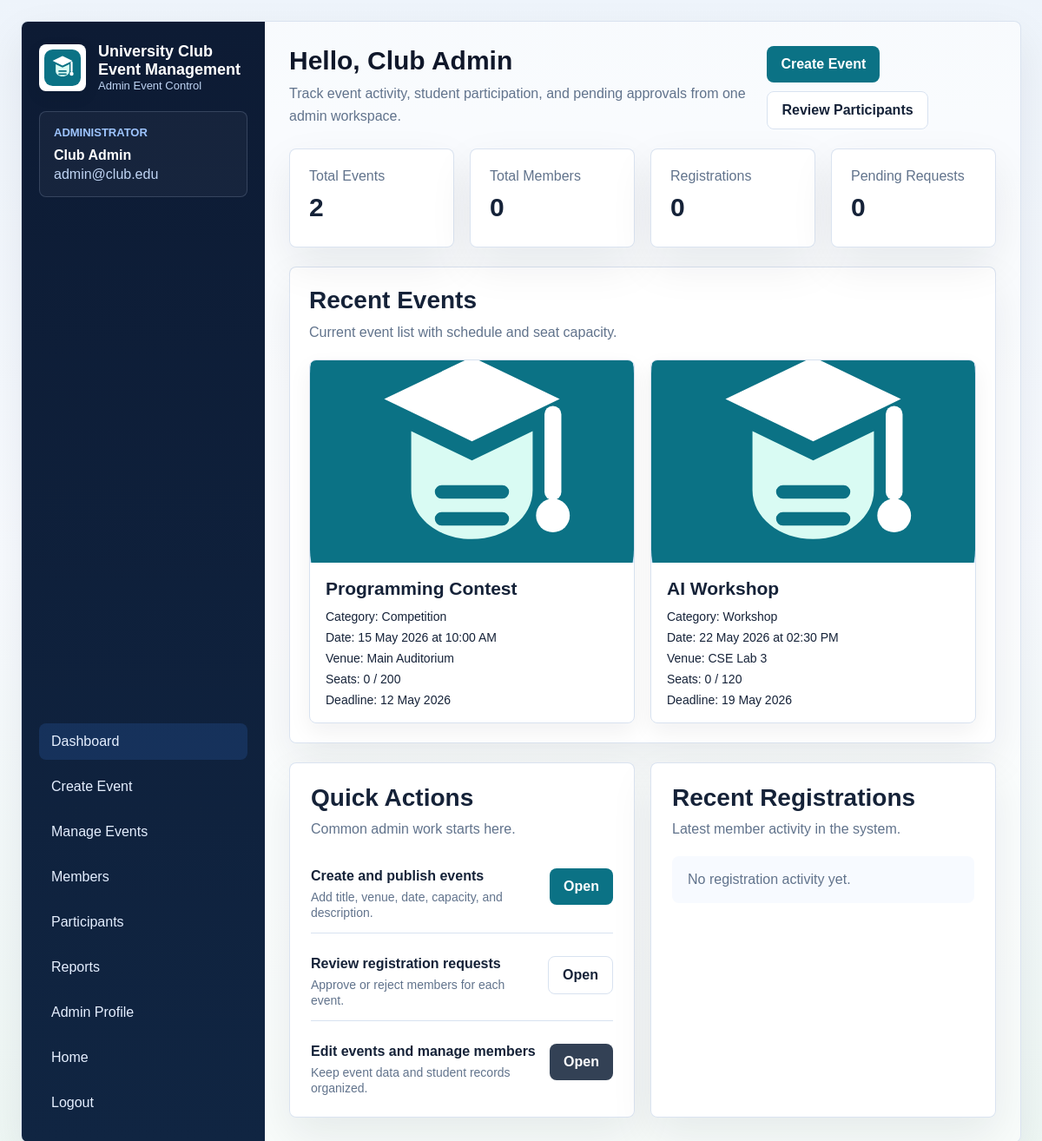
/admin/admin-dashboard.php (signed in), run on the app's committed database.
### tables this page shows
CREATE TABLE IF NOT EXISTS events (
    event_id INT AUTO_INCREMENT PRIMARY KEY,
    title VARCHAR(200) NOT NULL,
    description TEXT,
    image_path VARCHAR(255) DEFAULT NULL,
    category VARCHAR(80) DEFAULT 'General',
    event_date DATE NOT NULL,
    event_time TIME DEFAULT NULL,
    registration_deadline DATE DEFAULT NULL,
    venue VARCHAR(150) NOT NULL,
    capacity INT NOT NULL,
    created_by INT DEFAULT NULL,
    created_at TIMESTAMP DEFAULT CURRENT_TIMESTAMP,
    CONSTRAINT chk_events_capacity CHECK (capacity > 0 AND capacity <= 500),
    CONSTRAINT fk_events_admin FOREIGN KEY (created_by) REFERENCES admins(admin_id) ON DELETE SET NULL
);

### backend/db.php (called while the page is built, shortened)
<?php
$dbHost = 'localhost';
$dbUser = 'event_app';
$dbPass = 'event_app_2026';
$dbName = 'university_club_events';
$conn = new mysqli($dbHost, $dbUser, $dbPass, $dbName);
$conn->set_charset('utf8mb4');
function ensureColumn(mysqli $conn, string $dbName, string $tableName, string $columnName, string $definition): void
{
    $stmt = $conn->prepare(
        'SELECT COUNT(*) AS total
         FROM information_schema.COLUMNS
         WHERE TABLE_SCHEMA = ?
           AND TABLE_NAME = ?
           AND COLUMN_NAME = ?'
    );
    $stmt->bind_param('sss', $dbName, $tableName, $columnName);
    $stmt->execute();
    $columnData = $stmt->get_result()->fetch_assoc();
}
ensureColumn($conn, $dbName, 'events', 'image_path', 'VARCHAR(255) DEFAULT NULL AFTER description');
function e(string $value): string
{
    return htmlspecialchars($value, ENT_QUOTES, 'UTF-8');
}
function eventImageUrl(?string $path, string $prefix = ''): string
{
    $cleanPath = trim((string) $path);
    if ($cleanPath !== '') {
        return e($prefix . ltrim($cleanPath, '/'));
    }
    return e($prefix . 'assets/images/club_logo.svg');
}

### admin/admin-dashboard.php (the view, shortened to what this page needs)
<?php
require_once __DIR__ . '/../backend/db.php';
$stats = [
    'events' => 0,
    'students' => 0,
    'registrations' => 0,
    'pending' => 0,
];
$statQueries = [
    'events' => 'SELECT COUNT(*) AS total FROM events',
    'students' => 'SELECT COUNT(*) AS total FROM students',
    'registrations' => 'SELECT COUNT(*) AS total FROM registrations',
    'pending' => 'SELECT COUNT(*) AS total FROM registrations WHERE status = "pending"',
];
foreach ($statQueries as $key => $query) {
    $result = $conn->query($query);
    if ($result) {
        $stats[$key] = (int) $result->fetch_assoc()['total'];
    }
}
$recentEvents = $conn->query(
    'SELECT e.event_id, e.title, e.image_path, e.category, e.event_date, e.event_time, e.registration_deadline,
            e.venue, e.capacity,
            COUNT(CASE WHEN r.status IN ("pending", "approved") THEN 1 END) AS total_registered
     FROM events e
     LEFT JOIN registrations r ON r.event_id = e.event_id
     GROUP BY e.event_id, e.title, e.image_path, e.category, e.event_date, e.event_time,
              e.registration_deadline, e.venue, e.capacity
     ORDER BY event_date ASC
     LIMIT 5'
);
$recentRegistrations = $conn->query(
    'SELECT s.name AS student_name, e.title AS event_title, r.status
     FROM registrations r
     INNER JOIN students s ON s.student_id = r.student_id
     INNER JOIN events e ON e.event_id = r.event_id
     ORDER BY r.registered_at DESC
     LIMIT 5'
);
?>
<!DOCTYPE html>
<html lang="en">
<head>
    <link rel="stylesheet" href="../student/style.css">
</head>
<body class="app-page">
    <div class="app-shell">
        <aside class="sidebar">
            <div>
                <div class="brand-row">
                    <img src="../assets/images/club_logo.svg" alt="University Club Event Management Logo" class="brand-logo">
                    <div class="brand-copy">
                        <strong>University Club Event Management</strong>
                        <span>Admin Event Control</span>
                    </div>
                </div>
                <div class="sidebar-card" style="margin-top: 22px;">
                    <p class="eyebrow">Administrator</p>
                    <div class="profile-meta">
                        <strong><?= e($_SESSION['admin_name']); ?></strong>
                        <span><?= e($_SESSION['admin_email']); ?></span>
                    </div>
                </div>
            </div>
            <div>
                <nav class="nav-links">
                    <a href="admin-dashboard.php" class="active">Dashboard</a>
                    <a href="create-event.php">Create Event</a>
                    <a href="manage-events.php">Manage Events</a>
                    <a href="manage-students.php">Members</a>
                    <a href="manage-participants.php">Participants</a>
                    <a href="reports.php">Reports</a>
                    <a href="profile.php">Admin Profile</a>
                    <a href="../index.php">Home</a>
                    <a href="../backend/logout.php?admin=1">Logout</a>
                </nav>
            </div>
        </aside>
        <main class="content">
            <section class="topbar">
                <div>
                    <h1>Hello, <?= e($_SESSION['admin_name']); ?></h1>
                    <p class="muted">Track event activity, student participation, and pending approvals from one admin workspace.</p>
                </div>
                <div class="topbar-actions">
                    <a class="button-link" href="create-event.php">Create Event</a>
                    <a class="button-link ghost" href="manage-participants.php">Review Participants</a>
                </div>
            </section>
            <section class="stats-grid">
                <article class="stat-card">
                    <span>Total Events</span>
                    <strong><?= e((string) $stats['events']); ?></strong>
                </article>
                <article class="stat-card">
                    <span>Total Members</span>
                    <strong><?= e((string) $stats['students']); ?></strong>
                </article>
                <article class="stat-card">
                    <span>Registrations</span>
                    <strong><?= e((string) $stats['registrations']); ?></strong>
                </article>
                <article class="stat-card">
                    <span>Pending Requests</span>
                    <strong><?= e((string) $stats['pending']); ?></strong>
                </article>
            </section>
            <section class="panel">
                <div class="section-head">
                    <h2>Recent Events</h2>
                    <p class="muted">Current event list with schedule and seat capacity.</p>
                </div>
                <div class="showcase-grid">
                    <?php if (!$recentEvents || $recentEvents->num_rows === 0): ?>
                        <div class="empty-state">No events available yet.</div>
                    <?php else: ?>
                        <?php while ($event = $recentEvents->fetch_assoc()): ?>
                            <article class="event-media-card">
                                <div class="event-thumb">
                                    <img src="<?= eventImageUrl($event['image_path'], '../'); ?>" alt="<?= e($event['title']); ?>">
                                </div>
                                <div class="event-body">
                                    <h3><?= e($event['title']); ?></h3>
                                    <div class="meta-list">
                                        <span>Category: <?= e($event['category']); ?></span>
                                        <span>Date: <?= e(date('d M Y', strtotime($event['event_date']))); ?><?= $event['event_time'] ? ' at ' . e(date('h:i A', strtotime($event['event_time']))) : ''; ?></span>
                                        <span>Venue: <?= e($event['venue']); ?></span>
                                        <span>Seats: <?= e((string) $event['total_registered']); ?> / <?= e((string) $event['capacity']); ?></span>
                                        <?php if ($event['registration_deadline']): ?>
                                            <span>Deadline: <?= e(date('d M Y', strtotime($event['registration_deadline']))); ?></span>
                                        <?php endif; ?>
                                    </div>
                                </div>
                            </article>
                        <?php endwhile; ?>
                    <?php endif; ?>
                </div>
            </section>
            <div class="quick-grid" style="grid-template-columns: repeat(2, minmax(0, 1fr));">
                <section class="quick-card">
                    <div class="section-head">
                        <h2>Quick Actions</h2>
                        <p class="muted">Common admin work starts here.</p>
                    </div>
                    <div class="list-stack">
                        <div class="list-item">
                            <div>
                                <strong>Create and publish events</strong>
                                <span>Add title, venue, date, capacity, and description.</span>
                            </div>
                            <a class="button-link" href="create-event.php">Open</a>
                        </div>
                        <div class="list-item">
                            <div>
                                <strong>Review registration requests</strong>
                                <span>Approve or reject members for each event.</span>
                            </div>
                            <a class="button-link ghost" href="manage-participants.php">Open</a>
                        </div>
                        <div class="list-item">
                            <div>
                                <strong>Edit events and manage members</strong>
                                <span>Keep event data and student records organized.</span>
                            </div>
                            <a class="button-link secondary" href="manage-events.php">Open</a>
                        </div>
                    </div>
                </section>
                <section class="quick-card">
                    <div class="section-head">
                        <h2>Recent Registrations</h2>
                        <p class="muted">Latest member activity in the system.</p>
                    </div>
                    <div class="list-stack">
                        <?php if (!$recentRegistrations || $recentRegistrations->num_rows === 0): ?>
                            <div class="empty-state">No registration activity yet.</div>
                        <?php endif; ?>
                    </div>
                </section>
            </div>
        </main>
    </div>
</body>
</html>

### data on the page
events: image_path (picture), title "Programming Contest", category "Competition", event_date "15 May 2026", event_time "10:00 AM", venue "Main Auditorium", total_registered "0", capacity "200", registration_deadline "12 May 2026"
events: image_path (picture), title "AI Workshop", category "Workshop", event_date "22 May 2026", event_time "02:30 PM", venue "CSE Lab 3", total_registered "0", capacity "120", registration_deadline "19 May 2026"

### other printed values
$_SESSION['admin_name'] "Club Admin"
$_SESSION['admin_email'] "admin@club.edu"
$stats['events'] "2"
$stats['students'] "0"
$stats['registrations'] "0"
$stats['pending'] "0"
